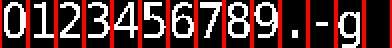
#> input picture tools/num24.png, 196 x 24 px (shown 2 times larger)
$ python conv_num24.py
#> lines starting #> are read from the running program, lines starting #| are printed output that depends on the picture; after the words box and inside, x2 and y2 are one past the last pixel; in counts of white or black regions, pixels touching at a corner belong together
### tools/np2c.py
#!/usr/bin/python3
########################################################################
# 将numpy数组写入c文件
# Copyright (C) 2021-2022  Xu Ruijun
#
# This program is free software: you can redistribute it and/or modify
# it under the terms of the GNU General Public License as published by
# the Free Software Foundation, either version 3 of the License, or
# (at your option) any later version.
#
# This program is distributed in the hope that it will be useful,
# but WITHOUT ANY WARRANTY; without even the implied warranty of
# MERCHANTABILITY or FITNESS FOR A PARTICULAR PURPOSE.  See the
# GNU General Public License for more details.
#
# You should have received a copy of the GNU General Public License
# along with this program.  If not, see <https://www.gnu.org/licenses/>.
########################################################################
import numpy as np
import math

class numpy2ccode:
    def __init__(self, f, fmt='{:Md}', Ncol=None, Nchar=128):
        """
        @param f: file
        @param fmt: format string, M replace to maximum length
             example: "{:Md}", "{:#0Mx}"
        """
        self.f = f
        self.fmt = fmt
        self.Ncol = Ncol
        self.Nchar = Nchar
        self.line_i = 0
        self.f.write('#include <stdint.h>\n')

    def _write_head(self, tn, arr, base, commit):
        typename = arr.dtype.name
        shape = ''.join(map(lambda x: '[{}]'.format(x), arr.shape))
        head = '\nconst {}_t {}{} = {{'.format(typename, tn, shape)
        self.f.write(head)
        if commit is not None:
            n = base - (len(head) - 1)  # 不含head的'\n'
            self.f.write(' '*n)
            self.f.write('  //' + commit)
        self.f.write('\n')

    def _write_tail(self):
        self.f.write('};\n')       # append end '};'

    def _write_line(self, line, fmt, commit, end):
        h = ', '.join(map(lambda x:fmt.format(x), line))
        if not end:
            h += ','
        if end and commit is not None:
            h += ' '
        if commit is not None:
            h += '  //' + commit
        h += '\n'
        self.f.write(h)

    def write_1d(self, tn, arr, fmt=None, Ncol=None, Nchar=None, commits=None):
        """
        @param Ncol: 数据列数
        @param Nchar: 每行长度限制
        @param commits: list of string, len(commits) = arr.shape[0]+1
        """
        fmt = fmt or self.fmt
        Ncol = Ncol or self.Ncol
        Nchar = Nchar or self.Nchar
        assert arr.ndim == 1
        leng = arr.shape[0]

        mcol = fmt.find(':')
        lbra = fmt.find('{')
        rbra = fmt.rfind('}')
        fmttype = fmt[rbra-1]
        fmtspec = fmt[mcol:rbra]
        pos1 = '+' in fmtspec or ' ' in fmtspec
        Mldict = {'b': math.log2,
                  'o': lambda x:math.log2(x)/3,
                  'x': lambda x:math.log2(x)/4,
                  'd': math.log10}
        if fmttype not in Mldict:
            raise ValueError
        Mlog = Mldict[fmttype]
        if arr.max() > 0:
            Mp = math.ceil(Mlog(np.abs(arr.max())))
        else:
            Mp = 0
        if arr.min() < 0:
            Ms = math.ceil(Mlog(np.abs(arr.min())))
        else:
            Ms = 0
        M = max(Mp+pos1, Ms+1)
        if '#' in fmtspec:
            M += 2
        fmt2 = fmt.replace('M', str(M))
        M2 = M + lbra + (len(fmt) - rbra - 1)  #包含前后字符

        if Ncol is None:
            Ncol = (Nchar+1)//M2
        self._write_head(tn, arr, Ncol*(M2+2)-1, commits[0] if commits else None)
        n_lines = math.ceil(leng/Ncol)  # 总行数
        # 把一维数组转文本中分布的二维数组，不包含最后一行
        arr2 = arr[:(n_lines-1)*Ncol].reshape(-1, Ncol)
        for i, line in enumerate(arr2):
            self._write_line(line, fmt2, commits[i+1] if commits else None, end=False)
        arr3 = arr[(n_lines-1)*Ncol:]  #最后一行
        self._write_line(arr3, fmt2, commits[-1] if commits else None, end=True)
        self._write_tail()

### tools/conv_num24.py
#!/bin/python
########################################################################
# 将"num24.png"转换为"font_12x24.h"
# Copyright (C) 2022  Xu Ruijun
#
# This program is free software: you can redistribute it and/or modify
# it under the terms of the GNU General Public License as published by
# the Free Software Foundation, either version 3 of the License, or
# (at your option) any later version.
#
# This program is distributed in the hope that it will be useful,
# but WITHOUT ANY WARRANTY; without even the implied warranty of
# MERCHANTABILITY or FITNESS FOR A PARTICULAR PURPOSE.  See the
# GNU General Public License for more details.
#
# You should have received a copy of the GNU General Public License
# along with this program.  If not, see <https://www.gnu.org/licenses/>.
########################################################################
import numpy as np
from imageio import imread

from np2c import numpy2ccode

x0 = 0
dx = 14
nX = 14

# 图片使用GIMP制作，字体为Ubuntu自带的"Monospace"字体
img = imread('num24.png')
#> img is the input picture: shape (24, 196, 4); mean R, G, B, A 87.3, 50.9, 50.9, 255
img = img[:, x0:x0+dx*nX, 2]    # cut image
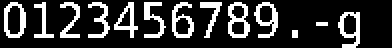
#> img: shape (24, 196) (shown 2 times larger); 20% white in thin lines or dots, all inside (x1, y1, x2, y2) = (2, 1, 180, 24)
img = img.reshape(-1, nX, dx)   # y, X, x
img = img.transpose(1, 0, 2)    # X, y, x

img = img[:, :, 1:-1]                   # cut edge, flip y
img = img >= 128                        # bin
img = img.astype(np.uint8)

# show example
#plt.imshow(img.reshape(-1, 3)[(dy-1)*0x30:(dx-1)*0x40])
#plt.show()

tmp = np.zeros((img.shape[0], img.shape[2]), dtype=np.uint32)
for i in range(24):
    tmp += img[:, i, :] * (1 << i)
out = np.zeros((tmp.shape[0], tmp.shape[1], 3), dtype=np.uint8)
out[:, :, 0] = tmp&0xff
out[:, :, 1] = (tmp>>8)&0xff
out[:, :, 2] = (tmp>>16)&0xff
out = out.reshape(-1)


commit = []
commit.append('')
commit.extend('0123456789.-g ')

# write to .c file, arr shape must 2d
with open('../User/font_12x24.h', 'w') as f:
    np2c = numpy2ccode(f, '{:#0Mx}')
    np2c.write_1d('font12x24', out, Ncol=12*3, commits=commit)
